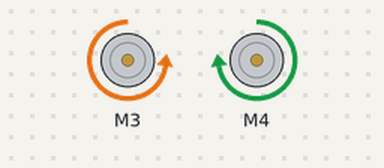
Bench run of a sketch on a simulated Arduino Uno, built with avr-gcc and run on an emulated ATmega328P. Shown: 2 × DC motor (green arrow = forward, orange = backward, longer = faster). What the sketch prints to the serial monitor is not drawn.

Above: at 0.7 s.
At 3.0 s:
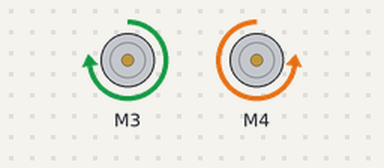
Timing chart, 0 to 5.9 s (numbered marks = the images above):
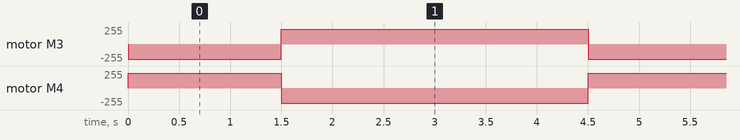

Measured:
- by itself, motor M3: alternates forward 225/255 for 3.0 s and backward 225/255 for 1.5 s
- by itself, motor M4: alternates forward 225/255 for 1.5 s and backward 225/255 for 3.0 s

The sketch:

m110_swivel_test.ino
```cpp
#include <Adafruit_MotorShield.h>

Adafruit_MotorShield AFMS = Adafruit_MotorShield();
Adafruit_DCMotor *left = AFMS.getMotor(3);
Adafruit_DCMotor *right = AFMS.getMotor(4);

void setup() {
  // put your setup code here, to run once:
  Serial.begin(9600);

if (!AFMS.begin()) {         // create with the default frequency 1.6KHz
  // if (!AFMS.begin(1000)) {  // OR with a different frequency, say 1KHz
    Serial.println("Could not find Motor Shield. Check wiring.");
    while (1);
  }

  Serial.println("Motor Shield found.");

  left->setSpeed(225);
  right->setSpeed(225);

  left->run(RELEASE);
  right->run(RELEASE);

}

void loop() {
  // put your main code here, to run repeatedly:

    //Swivel 90deg ACW
    left->run(BACKWARD);
    right->run(FORWARD);
    delay(1500);
    //Swivel 180 deg CW
    left->run(FORWARD);
    right->run(BACKWARD);
    delay(3000);
    //if line of sight sensor detects block, stop at the angle and go straight
    /*if(){
      blockFound = true;}
  }while(!blockFound);*/

}
```
